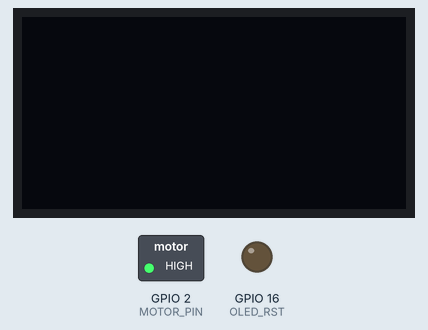
Simulated run of this program. Board: ESP32. Shown: 128×64 one-colour display, switched loads named in the program (green lamp = pin HIGH), output pins drawn as LEDs (lit = HIGH). WiFi joins after 1.5 s; servers stay silent unless stated; no MQTT or app messages arrive unless stated; what the program prints to the serial monitor is not drawn.

Above: at 0.1 s.
At 1.7 s:
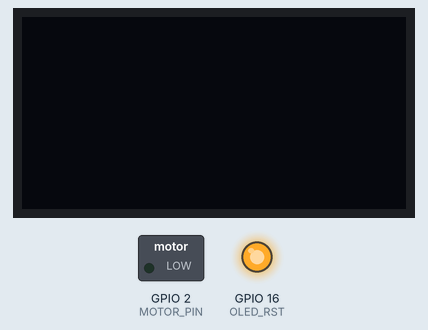
Timing chart, 0 to 3.2 s (numbered marks = the images above):
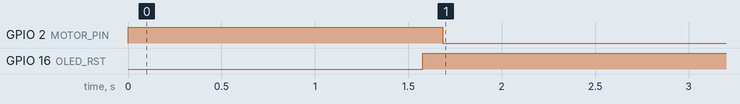

The program:

main.cpp
```cpp
//==========================================================================================================
//████████╗██╗  ██╗███████╗    ██╗   ██╗██╗  ████████╗██╗███╗   ███╗ █████╗ ████████╗███████╗
//╚══██╔══╝██║  ██║██╔════╝    ██║   ██║██║  ╚══██╔══╝██║████╗ ████║██╔══██╗╚══██╔══╝██╔════╝
//   ██║   ███████║█████╗      ██║   ██║██║     ██║   ██║██╔████╔██║███████║   ██║   █████╗
//   ██║   ██╔══██║██╔══╝      ██║   ██║██║     ██║   ██║██║╚██╔╝██║██╔══██║   ██║   ██╔══╝
//   ██║   ██║  ██║███████╗    ╚██████╔╝███████╗██║   ██║██║ ╚═╝ ██║██║  ██║   ██║   ███████╗
//   ╚═╝   ╚═╝  ╚═╝╚══════╝     ╚═════╝ ╚══════╝╚═╝   ╚═╝╚═╝     ╚═╝╚═╝  ╚═╝   ╚═╝   ╚══════╝
//
//██╗  ██╗██╗████████╗████████╗███████╗███╗   ██╗      ██╗  ██╗██╗██╗     ██╗     ██╗███╗   ██╗ ██████╗
//██║ ██╔╝██║╚══██╔══╝╚══██╔══╝██╔════╝████╗  ██║      ██║ ██╔╝██║██║     ██║     ██║████╗  ██║██╔════╝
//█████╔╝ ██║   ██║      ██║   █████╗  ██╔██╗ ██║█████╗█████╔╝ ██║██║     ██║     ██║██╔██╗ ██║██║  ███╗
//██╔═██╗ ██║   ██║      ██║   ██╔══╝  ██║╚██╗██║╚════╝██╔═██╗ ██║██║     ██║     ██║██║╚██╗██║██║   ██║
//██║  ██╗██║   ██║      ██║   ███████╗██║ ╚████║      ██║  ██╗██║███████╗███████╗██║██║ ╚████║╚██████╔╝
//╚═╝  ╚═╝╚═╝   ╚═╝      ╚═╝   ╚══════╝╚═╝  ╚═══╝      ╚═╝  ╚═╝╚═╝╚══════╝╚══════╝╚═╝╚═╝  ╚═══╝ ╚═════╝
//
//███╗   ███╗ █████╗  ██████╗██╗  ██╗██╗███╗   ██╗███████╗
//████╗ ████║██╔══██╗██╔════╝██║  ██║██║████╗  ██║██╔════╝
//██╔████╔██║███████║██║     ███████║██║██╔██╗ ██║█████╗
//██║╚██╔╝██║██╔══██║██║     ██╔══██║██║██║╚██╗██║██╔══╝
//██║ ╚═╝ ██║██║  ██║╚██████╗██║  ██║██║██║ ╚████║███████╗
//╚═╝     ╚═╝╚═╝  ╚═╝ ╚═════╝╚═╝  ╚═╝╚═╝╚═╝  ╚═══╝╚══════╝
//                                                                        By CTIC-Wot.
//==========================================================================================================

#include <Arduino.h>
#include <hal.h>
#include "mqttClient.h"

// Settings
const bool ROTATE_BY_INTERVALS = true; // Put inf false and will rotate forever
const bool IS_DEBUG = true;
const unsigned int INTERVAL_SECONDS = 570; // 9,5 minutes = 570 secs
const unsigned int ROTATION_SECONDS = 10;

const bool USE_BUTTON = false;
const bool EXECUTE_TESTING = true;

const bool USE_DISPLAY = true;

// Functions
void setup()
{
  InitSerialMonitor(IS_DEBUG);
  InitMotor();
  InitButton();
  InitWifi();
  ConnectMQTT();

  if(USE_DISPLAY)
    InitDisplay();

  if (EXECUTE_TESTING)
    TestMotor(USE_BUTTON);
  if (!ROTATE_BY_INTERVALS)
    MotorOn(USE_DISPLAY);
}

void loop()
{
  if (ROTATE_BY_INTERVALS)
  {
    MotorOff(USE_DISPLAY);

    if (USE_BUTTON)
      WaitForButton(true);

    WaitForSeconds(INTERVAL_SECONDS, USE_DISPLAY);
    MotorOn(USE_DISPLAY);
    WaitForSeconds(ROTATION_SECONDS, USE_DISPLAY);
  }
}
```

arduino_secrets.h
```cpp
#define SECRET_WIFI_SSID "foo"
#define SECRET_WIFI_PASSWORD "123abc123"
```

mqttClient.h
```cpp
#include <WiFi.h>
#include <ArduinoMqttClient.h>
#include "arduino_secrets.h"

void InitWifi();
void ConnectMQTT();
void ReadMQTT();
void onMQTTMessage(int);
```

mqttClient.cpp
```cpp
#include "mqttclient.h"

WiFiClient wifiClient;
MqttClient mqttClient(wifiClient);

// Settings
const char *ssid = SECRET_WIFI_SSID;
const char *password = SECRET_WIFI_PASSWORD;

const char broker[] = "wss://wotmqtt.test.ctic.es";
int port = 443;
const char topic[] = "slides/command";

// Functions
void InitWifi()
{
    WiFi.begin(ssid, password);

    Serial.print("Connecting to WiFi...");
    while (WiFi.status() != WL_CONNECTED)
    {
        delay(500);
        Serial.print(".");
    }
    Serial.println("\nWifi is connected!");
}

void ConnectMQTT()
{
    Serial.print("Trying to connect to broker: ");
    Serial.print(broker);
    Serial.print(":");
    Serial.println(port);

    if (!mqttClient.connect(broker, port))
    {
        Serial.print("MQTT connection failed! Error code = ");
        Serial.println(mqttClient.connectError());

        while (1)
            ;
    }

    mqttClient.onMessage(onMQTTMessage);

    Serial.println("MQTT client connected to broker!");
    Serial.print("Subscribing to topic: ");
    Serial.print(topic);
    Serial.println("...");

    mqttClient.subscribe(topic);
    Serial.println("MQTT client subscribed to topic!");
}

void ReadMQTT()
{
    if (mqttClient.available())
    {
        Serial.print("--> New MQTT message in topic: ");
        Serial.println(topic);

        while (mqttClient.available())
            Serial.print((char)mqttClient.read());
    }
}

void onMQTTMessage(int messageSize)
{
    char msg[50];
    int i = 0;

    // we received a message, print out the topic and contents
    Serial.println("--> New MQTT message in topic: ");
    Serial.println(mqttClient.messageTopic());

    while (mqttClient.available())
    {
        Serial.print((char)mqttClient.read());
    }

    // use the Stream interface to print the contents
    while (mqttClient.available())
    {
        msg[i] = (char)mqttClient.read();
        i++;
    }
    Serial.print("The Message is: ");
    Serial.println(msg);

    Serial.println();
}
```

hal.h
```cpp
/*
 * Header for the Hardware Abstraction Layer (HAL)
 * CTIC-WoT-CON - Kitten-killing machine
 * Components ports
 */

#ifndef HAL_H
#define HAL_H

/* - - Includes - - */
#include <Arduino.h>
#include <Wire.h>
#include <Adafruit_SSD1306.h>


/* - - Defines - - */
#define MONITOR_SPEED 115200
#define MOTOR_PIN 2
#define BUTTON_PIN 3

//If use Heltec WiFi LoRa 32
#define OLED_SDA 4
#define OLED_SCL 15
#define OLED_RST 16
#define SCREEN_WIDTH 128 // OLED display width, in pixels
#define SCREEN_HEIGHT 64 // OLED display height, in pixels

#define INIT_DISPLAY_COLUMN 0
#define FIRST_DISPLAY_ROW 10
#define SECOND_DISPLAY_ROW 20
#define THIRD_DISPLAY_ROW 30
#define FOURTH_DISPLAY_ROW 40
#define FIFTH_DISPLAY_ROW 50

/* - - Functions - - */
void InitSerialMonitor(bool is_debug=false);
void InitMotor();

//Motor
void MotorOn(bool useScreen = false);
void MotorOff(bool useScreen = false);

void TestMotor(bool useButton = true);

//Button
void InitButton();
void WaitForButton(bool useKeyboard = true);

// Screen
void InitDisplay();
void WriteInDisplay(String message, bool clean=true, int row=INIT_DISPLAY_COLUMN, int column=INIT_DISPLAY_COLUMN);
void ClearDisplay();

// Aux
void WaitForSeconds(unsigned int seconds, bool useScreen = false);

#endif
```

hal.cpp
```cpp
/*
 * Hardware Abstraction Layer (HAL)
 * CTIC-WoT-CON - Kitten-killing machine
 * Implementation
 */

#include "hal.h"

Adafruit_SSD1306 display(SCREEN_WIDTH, SCREEN_HEIGHT, &Wire, OLED_RST);

/** Functions **/
void InitSerialMonitor(bool is_debug)
{
    Serial.begin(MONITOR_SPEED);
    while (is_debug && !Serial)
        ;
}

// MOTOR

void InitMotor()
{
    pinMode(MOTOR_PIN, OUTPUT);
    MotorOff();
}

void MotorOn(bool useScreen)
{
    Serial.println("--> Motor on");
    digitalWrite(MOTOR_PIN, LOW); // For some reason, it is inverted (On = Low)

    if(useScreen)
        WriteInDisplay("Motor ON!");
}

void MotorOff(bool useScreen)
{
    Serial.println("--> Motor off");
    digitalWrite(MOTOR_PIN, HIGH); // For some reason, it is inverted (Off = High)

    if(useScreen)
        WriteInDisplay("Motor OFF :(");
}

void TestMotor(bool useButton)
{
    Serial.println("############ STARTING TESTING PHASE . . . ############");
    if (useButton)
        WaitForButton();
    MotorOn();
    WaitForSeconds(1);
    MotorOff();
    Serial.println("############ . . . TESTING PHASE FINISHED ############");
    return;
}

// BUTTON
void InitButton()
{
    pinMode(BUTTON_PIN, INPUT);
}

void WaitForButton(bool useKeyboard)
{
    Serial.print("--> Waiting for button . . .");
    int buttonState = 0;
    while (buttonState != HIGH || (useKeyboard && Serial.available() < 1))
    {
        if (useKeyboard)
            Serial.read();
        buttonState = digitalRead(BUTTON_PIN);
    }
    Serial.println(" BUTTON PRESSED !!!!");
}

// Screen
void InitDisplay()
{
    // reset OLED display via software
    pinMode(OLED_RST, OUTPUT);
    digitalWrite(OLED_RST, LOW);
    delay(20);
    digitalWrite(OLED_RST, HIGH);

    // initialize OLED
    Wire.begin(OLED_SDA, OLED_SCL);
    if (!display.begin(SSD1306_SWITCHCAPVCC, 0x3c, false, false))
    { // Address 0x3C for 128x32
        Serial.println(F("SSD1306 allocation failed"));
        for (;;)
            ; // Don't proceed, loop forever
    }

    Serial.println("INIT DISPLAY");
    WriteInDisplay("DISPLAY OK");
    display.clearDisplay();
    display.setTextColor(WHITE);
    display.setTextSize(1);
    display.display();
}

void WriteInDisplay(String message, bool clean, int row, int column)
{
    if(clean)
        ClearDisplay();
    display.setCursor(column, row);

    display.print(message);
    display.display();
}

void ClearDisplay()
{
    display.clearDisplay();
    display.display();
}

// Aux

void WaitForSeconds(unsigned int seconds, bool useScreen)
{
    Serial.print("--> Waiting for ");
    Serial.print(seconds);
    Serial.println(" seconds . . .");

    unsigned long msTotal = seconds * long(1000);
    unsigned long startMillis = millis();

    long currentSecs = 0;
    char temp_string[20];

    unsigned long msCurrent = millis();
    while (msCurrent - startMillis < msTotal)
        if ((msCurrent - startMillis) % 10000 == 0)
        { // One print per 10 seconds
            Serial.print(".");
            if (useScreen)
            {
                WriteInDisplay("Waiting . . .");
                currentSecs = (msTotal - (msCurrent-startMillis))/1000;
                sprintf(temp_string, "- Total: %d s", seconds);
                WriteInDisplay(temp_string, false, SECOND_DISPLAY_ROW);
                sprintf(temp_string, "- Remaining: %d s", currentSecs);
                WriteInDisplay(temp_string, false, THIRD_DISPLAY_ROW);
            }
        }

        msCurrent = millis();
}
```

Measured:
- by itself, GPIO 2 (MOTOR_PIN): LOW → HIGH at 0.00 s, → LOW 1.7 s later
- by itself, GPIO 16 (OLED_RST): LOW → HIGH at 1.6 s
